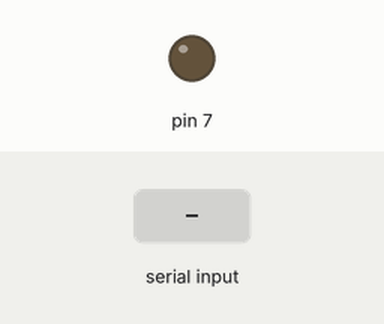
Simulated run of this sketch. Board: Arduino Uno, built for the host (arithmetic inside an expression is 32-bit, double 64-bit). Parts: output pins drawn as LEDs (lit = HIGH). The inputs (shaded band) are chosen by the test bench.

Above: at 1.2 s.
1.3 s: "1" received over Serial
At 1.9 s:
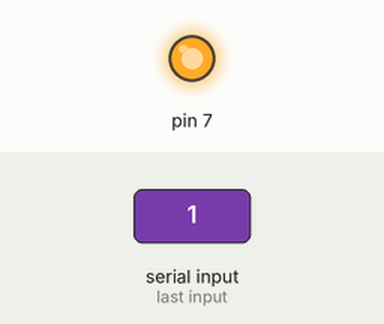
2.8 s: "0" received over Serial
At 4.2 s:
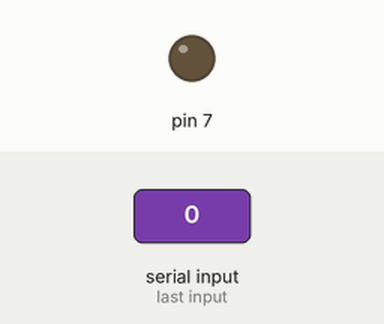
Timing chart, 0 to 5.8 s (numbered marks = the images above; inputs shaded):
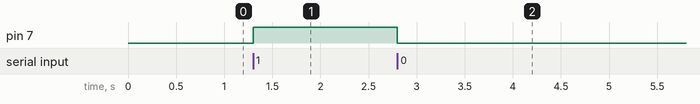

Measured:
- after the input at 1.3 s, pin 7: LOW → HIGH at once
- after the input at 2.8 s, pin 7: HIGH → LOW at once

The sketch:

lightbulb.ino
```cpp
#include <stdlib.h>
#include <string.h>
#include <Client.h>
void setup() {
  // put your setup code here, to run once:
  pinMode(7, OUTPUT);
  Serial.begin(9600);
}

void loop() {
  // put your main code here, to run repeatedly:
  if (Serial.available() > 0)
  {
    char input = Serial.read();
    if (input == '1')
    {
      digitalWrite(7, HIGH);
    }
    if (input == '0')
    {
      digitalWrite(7,LOW);
    }
  }
}
```
